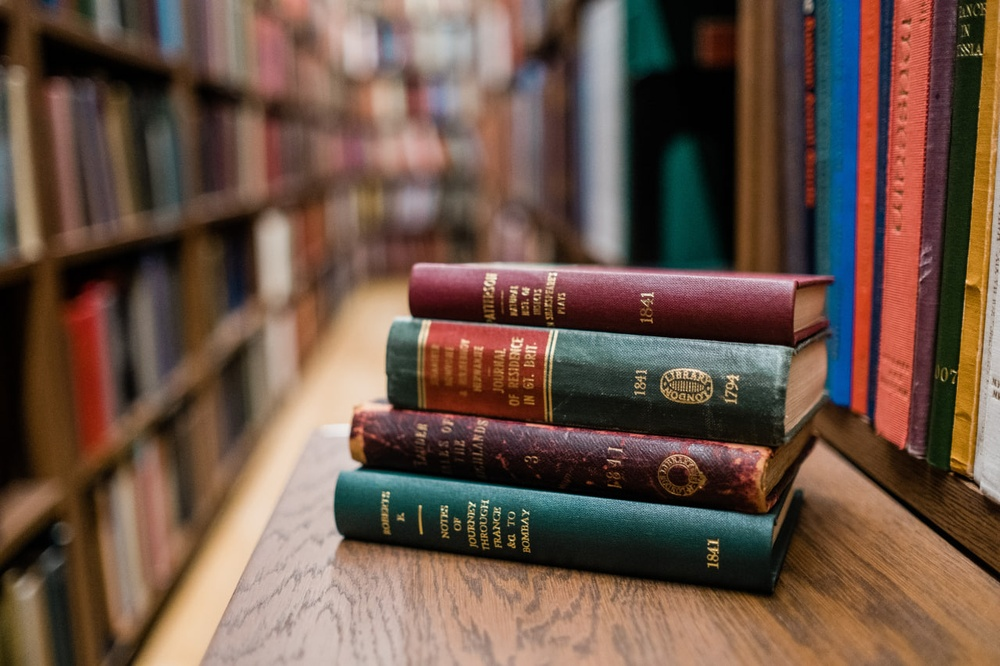
#> input picture rasm1.jpg, 1000 x 666 px, shrunk from 1280 x 853 before the run; its folder holds only this picture in this run
$ python main.py
#> lines starting #> are read from the running program, lines starting #| are printed output that depends on the picture
import cv2

for i in range(1, 6):
    rasm = cv2.imread(f"rasm{i}.jpg")
#> rasm is the input picture: shape (666, 1000, 3); mean B, G, R 71.4, 84.7, 108.4
    oqqora = cv2.cvtColor(rasm, cv2.COLOR_BGR2GRAY)
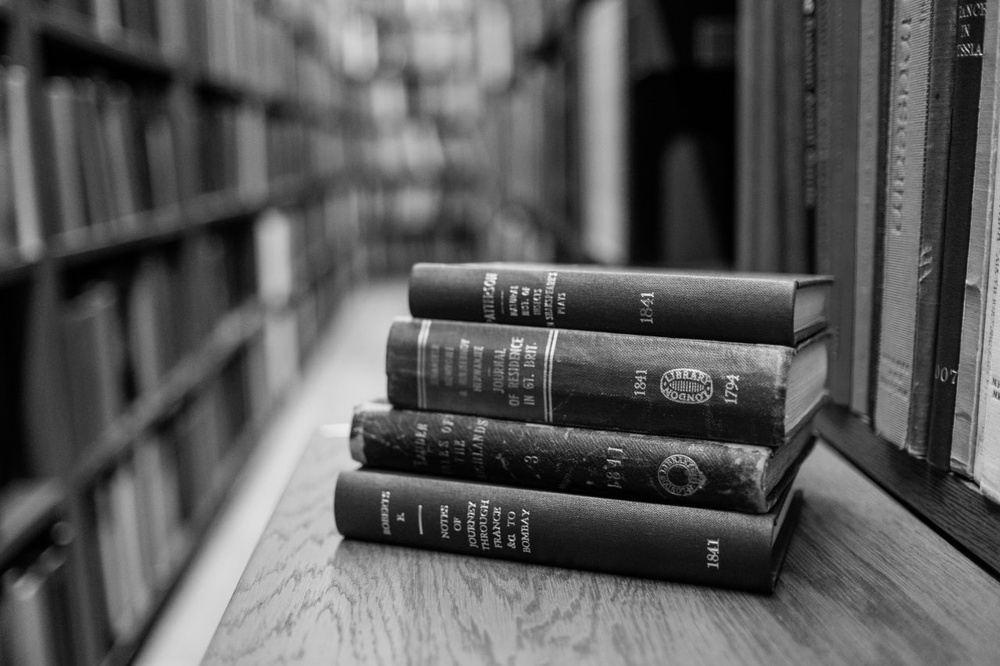
#> oqqora: shape (666, 1000); min 0, max 251, mean 90.3
#> (the run stopped early here; a loop or call above may not have finished)
